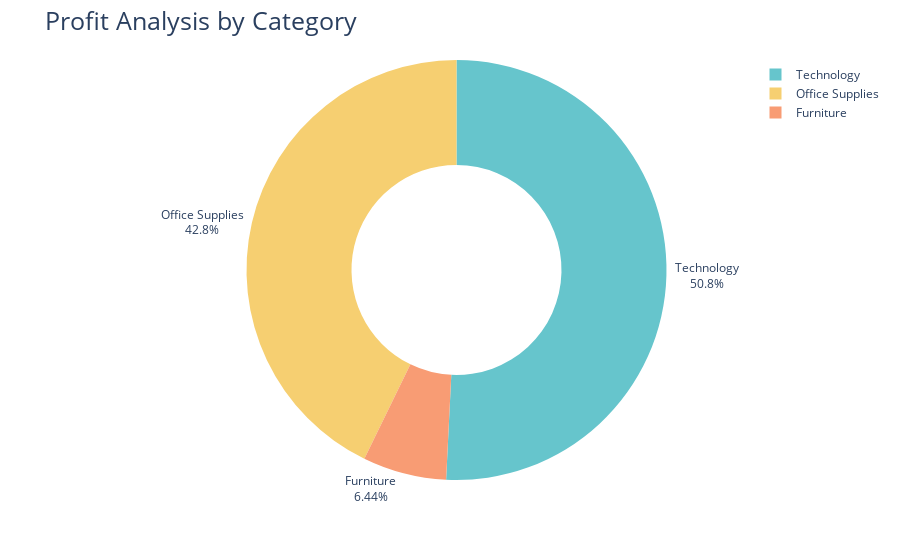

The cell this chart's notebook holds for it:
### Code cell
fig = px.pie(profit_by_category, 
             names='Category', 
             values='Profit', 
             hole=0.5,
             color_discrete_sequence=px.colors.qualitative.Pastel)

fig.update_traces(textposition='outside', textinfo='percent+label')
fig.update_layout(title="Profit Analysis by Category", title_font=dict(size=25))

fig.show()

### Figure 1 — Plotly figure (JSON) as saved in the notebook; plotly's stock layout.template omitted (floating-point values rounded to 4 significant figures)
{"data": [{"domain": {"x": [0, 1], "y": [0, 1]}, "hole": 0.5, "hovertemplate": "Category=%{label}<br>Profit=%{value}<extra></extra>", "labels": ["Furniture", "Office Supplies", "Technology"], "legendgroup": "", "name": "", "showlegend": true, "textinfo": "percent+label", "textposition": "outside", "type": "pie", "values": [18450.0, 122500.0, 145500.0]}], "layout": {"autosize": true, "legend": {"tracegroupgap": 0}, "margin": {"t": 60}, "piecolorway": ["rgb(102, 197, 204)", "rgb(246, 207, 113)", "rgb(248, 156, 116)", "rgb(220, 176, 242)", "rgb(135, 197, 95)", "rgb(158, 185, 243)", "rgb(254, 136, 177)", "rgb(201, 219, 116)", "rgb(139, 224, 164)", "rgb(180, 151, 231)", "rgb(179, 179, 179)"], "title": {"font": {"size": 25}, "text": "Profit Analysis by Category"}}}
